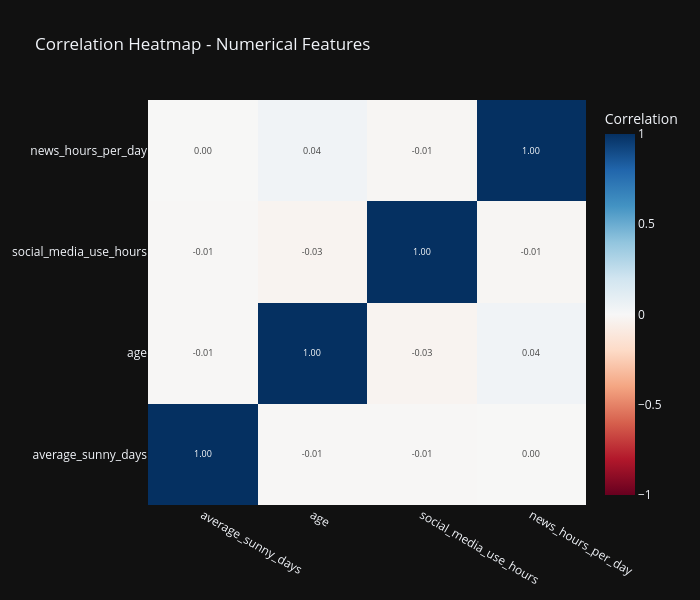

Notebook code cell kept with this figure:
### Code cell
# Correlation heatmap
fig = go.Figure(data=go.Heatmap(
    z=corr_matrix.values,
    x=corr_matrix.columns,
    y=corr_matrix.columns,
    colorscale='RdBu',
    zmid=0,
    text=np.round(corr_matrix.values, 2),
    texttemplate='%{text:.2f}',
    textfont={"size": 9},
    colorbar=dict(title="Correlation")
))

fig.update_layout(
    title='Correlation Heatmap - Numerical Features',
    height=600,
    width=700,
    template=DARK_TEMPLATE
)
fig.show()

### Figure 1 — Plotly figure (JSON) as saved in the notebook; plotly's stock layout.template omitted (floating-point values rounded to 4 significant figures)
{"data": [{"colorbar": {"title": {"text": "Correlation"}}, "colorscale": [[0, "rgb(103,0,31)"], [0.1, "rgb(178,24,43)"], [0.2, "rgb(214,96,77)"], [0.3, "rgb(244,165,130)"], [0.4, "rgb(253,219,199)"], [0.5, "rgb(247,247,247)"], [0.6, "rgb(209,229,240)"], [0.7, "rgb(146,197,222)"], [0.8, "rgb(67,147,195)"], [0.9, "rgb(33,102,172)"], [1, "rgb(5,48,97)"]], "text": [[1, -0.01, -0.01, 0], [-0.01, 1, -0.03, 0.04], [-0.01, -0.03, 1, -0.01], [0, 0.04, -0.01, 1]], "textfont": {"size": 9}, "texttemplate": "%{text:.2f}", "type": "heatmap", "x": ["average_sunny_days", "age", "social_media_use_hours", "news_hours_per_day"], "y": ["average_sunny_days", "age", "social_media_use_hours", "news_hours_per_day"], "z": [[1, -0.006748, -0.009849, -0.002656], [-0.006748, 1, -0.03001, 0.03906], [-0.009849, -0.03001, 1, -0.01459], [-0.002656, 0.03906, -0.01459, 1]], "zmid": 0}], "layout": {"height": 600, "title": {"text": "Correlation Heatmap - Numerical Features"}, "width": 700}}
